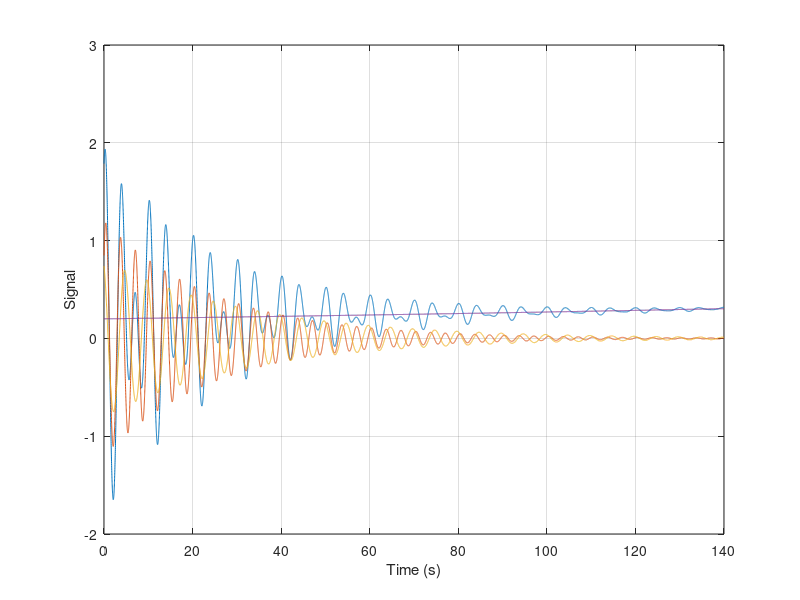
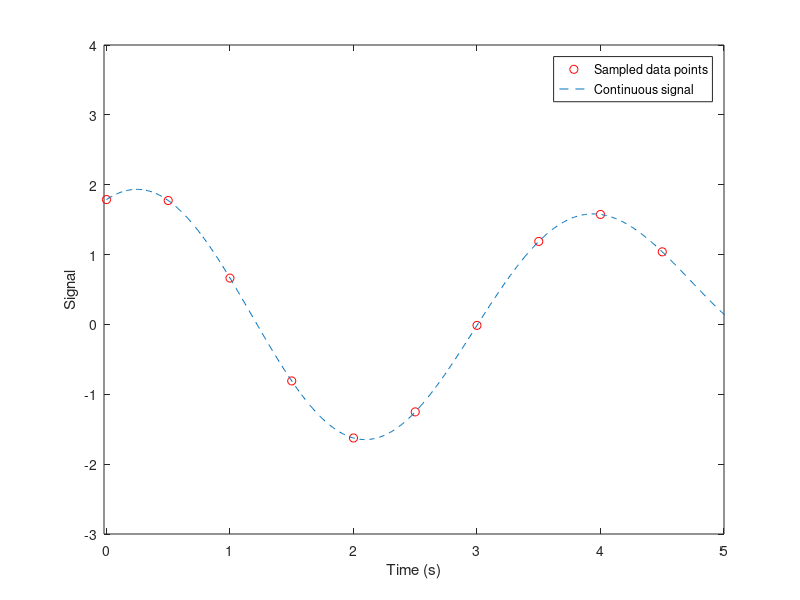

Reproduce these figures in MATLAB, in order.
% This m-file is used to test how many data points are necessary to get the
% the information of the components. In the example, there are three
% components: two underdamped and one exponential.
% Lastest update on 01/02/2012 by Wenlong Yang

% Input to set the data points.
B1=1.2;
f1=0.30;
theta1=-pi./4;
xi1=-0.04;
B2=0.8;
f2=0.20;
theta2=pi./8;
xi2=-0.03;
R3=0.2;
r3=0.003;
dt_1=0.01;
t_1=0:dt_1:14000*dt_1;
Comp1=B1.*exp(xi1.*t_1).*cos(2*pi*f1.*t_1+theta1);
Comp2=B2.*exp(xi2.*t_1).*cos(2*pi*f2.*t_1+theta2);
Comp3=R3.*exp(r3.*t_1);
x1=Comp1+Comp2+Comp3;
figure
plot(t_1,x1)
hold on
plot(t_1,Comp1,t_1,Comp2,t_1,Comp3)
grid on
xlabel('Time (s)')
ylabel('Signal')
ylim([-2 3])

dt=0.5;
t=0:dt:9*dt;
t=t';
x=B1.*exp(xi1.*t).*cos(2*pi*f1.*t+theta1)+B2.*exp(xi2.*t).*cos(2*pi*f2.*t+theta2)+R3.*exp(r3.*t);
sig=x;
figure
plot(t,sig,'ro',t_1,x1,'--')
axis([-0.02 5 -3 4])
xlabel('Time (s)')
ylabel('Signal')
legend('Sampled data points','Continuous signal')